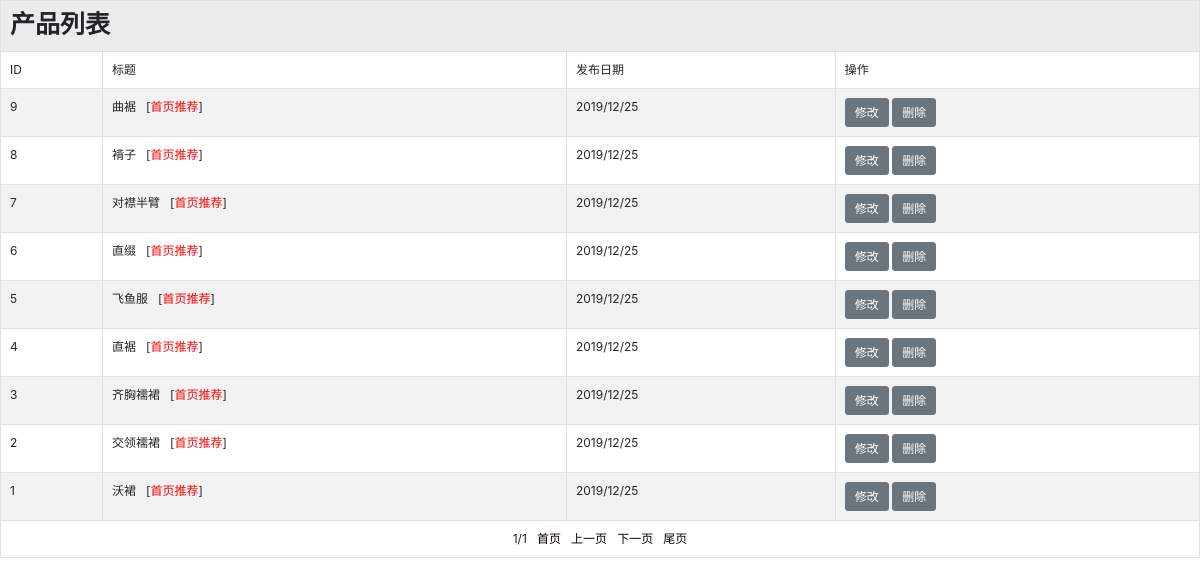
/admin/clothes_list.php (signed in), run on the app's committed database.
### tables this page shows
CREATE TABLE IF NOT EXISTS `clothes` (
  `id` int(11) NOT NULL AUTO_INCREMENT COMMENT '服装id',
  `title` varchar(50) NOT NULL COMMENT '服装名称',
  `comefrom` varchar(20) NOT NULL COMMENT '来自',
  `pubdate` varchar(20) NOT NULL COMMENT '日期',
  `thumbnail` varchar(100) NOT NULL COMMENT '缩略图',
  `keywords` text NOT NULL COMMENT '关键词',
  `description` text NOT NULL COMMENT '描述',
  `content` text NOT NULL COMMENT '内容',
  `posid` varchar(50) NOT NULL COMMENT 'posid',
  PRIMARY KEY (`id`)
);

### admin/clothes_list.php (the view, shortened to what this page needs)
<?php
require_once('../inc/conn_pdo.php');
?>
<!doctype html>
<html>
<head>
    <link href="css/bootstrap.min.css" rel="stylesheet">
    <link href="css/table.css" rel="stylesheet" type="text/css" />
</head>
<body>
    <table class="table table-striped table-hover table-bordered">
        <tr>
            <td class="tt" colspan="5"><span style="font-size:25px">产品列表</span></td>
        </tr>
        <tr>
            <td>ID</td>
            <td>标题</td>
            <td>发布日期</td>
            <td colspan="2">操作</td>
        </tr>
        <?php
            $total_num=$dbh->query("select id from clothes")->rowCount();
            $pagesize=10;
            $page_num=ceil($total_num/$pagesize);
            $page=isset($_GET['page'])?$_GET['page']:1;
            $offset=$pagesize*($page-1);
            $prepage=($page<>1)?$page-1:$page;
            $nextpage=($page<>$page_num)?$page+1:$page;
            $sql="select * from clothes order by id desc limit $offset,$pagesize";
            $rows = $dbh->query($sql);
            if($total_num>0){
                foreach($rows as $row) {
                    ?>
                    <tr>
                        <td><?php echo $row['id'] ?></td>
                        <td>
                            <?php echo $row['title'] ?>
                            <?php
                                if(strpos($row['posid'],'setindex')!==false){
                                    echo "&nbsp;&nbsp;[<span style='color:red;'>首页推荐</span>]&nbsp;&nbsp;";
                                }
                            ?>
                        </td>
                        <td><?php echo $row['pubdate'] ?></td>
                        <td>
                            <input type="submit" name="button" id="button" value="修改" class="btn btn-secondary"
                                   onclick="window.location.href='clothes_modify.php?id=<?php echo $row['id'] ?>'"/>
                            <input type="submit" name="button2" id="button2" value="删除" class="btn btn-secondary"
                                   onclick="window.location.href='clothes_delete.php?id=<?php echo $row['id'] ?>'"/>
                        </td>
                    </tr>
                    <?php
                }
            }else {
                ?>
                <tr>
                    <td colspan="5">暂无记录！</td>
                </tr>
                <?php
            }
            ?>
        <tr>
            <td colspan="6" align="center">
                <?=$page?>/<?=$page_num?>&nbsp;&nbsp;
                <a href="?page=1">首页</a>&nbsp;&nbsp;
                <a href="?page=<?=$prepage?>">上一页</a>&nbsp;&nbsp;
                <a href="?page=<?=$nextpage?>">下一页</a>&nbsp;&nbsp;
                <a href="?page=<?=$page_num?>">尾页</a>
            </td>
        </tr>
    </table>
</body>
</html>

### admin/css/table.css (style rules this page uses)
body { margin:0;padding:0; background-color:rgba(255,255,255,0); }
div,table { background-color:rgba(255,255,255,0); }
a { text-decoration:none;color:#090000; }
td { padding-left:8px; }
.tt { font-size:13px;text-align:left;font-weight:bold;background:url(../images/table_tt_bg.gif) left center repeat-x;border-top:none;height:28px;line-height:28px; }

### admin/clothes_list.php (style rules this page uses)
* { font-size:12px; }

### data on the page
clothes: id "9", title "曲裾", posid "首页推荐", pubdate "2019/12/25"
clothes: id "8", title "褙子", posid "首页推荐", pubdate "2019/12/25"
clothes: id "7", title "对襟半臂", posid "首页推荐", pubdate "2019/12/25"
clothes: id "6", title "直缀", posid "首页推荐", pubdate "2019/12/25"
clothes: id "5", title "飞鱼服", posid "首页推荐", pubdate "2019/12/25"
clothes: id "4", title "直裾", posid "首页推荐", pubdate "2019/12/25"
clothes: id "3", title "齐胸襦裙", posid "首页推荐", pubdate "2019/12/25"
clothes: id "2", title "交领襦裙", posid "首页推荐", pubdate "2019/12/25"
clothes: id "1", title "沃裙", posid "首页推荐", pubdate "2019/12/25"

### other printed values
$page "1"
$page_num "1"
